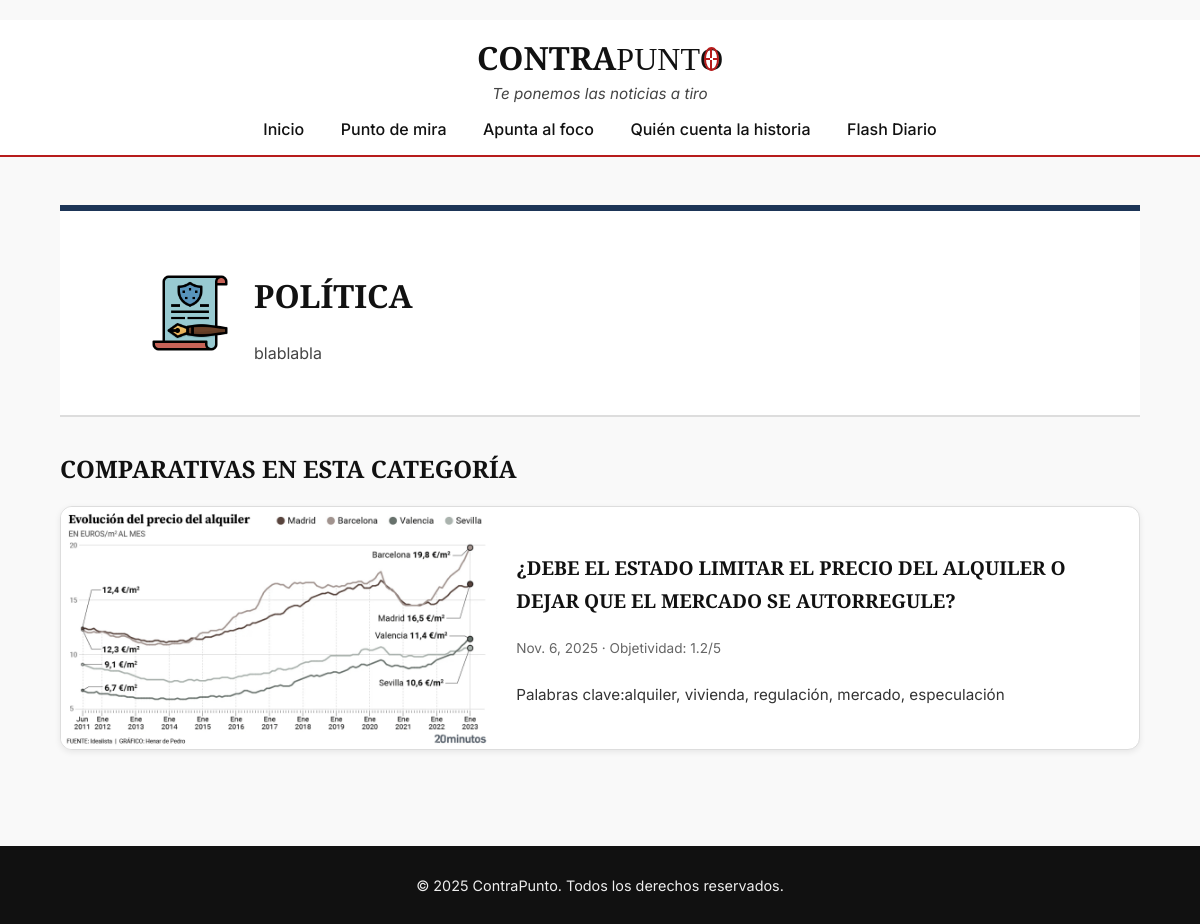
The page /categoria/2/ on the database as committed earlier.
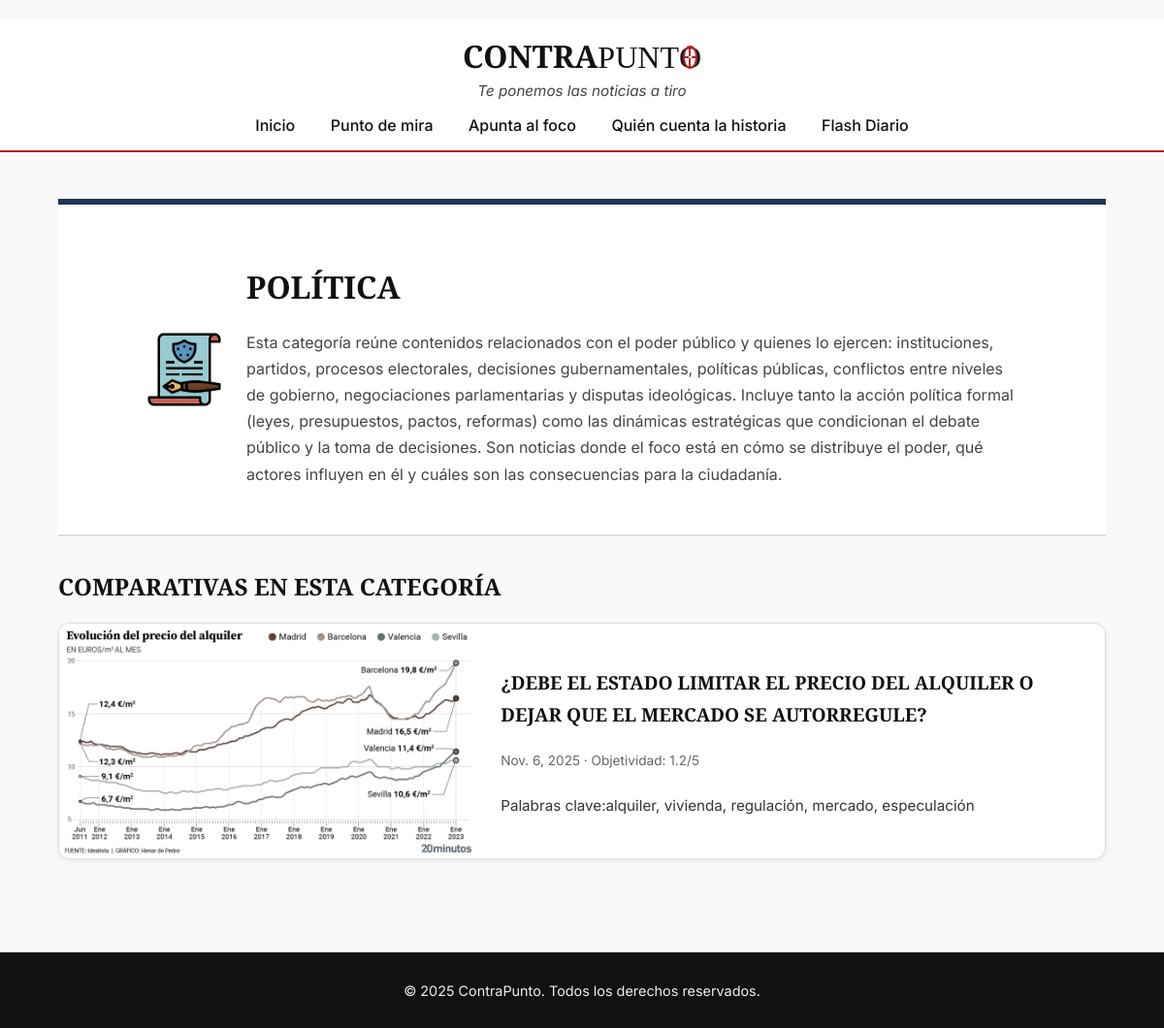
The same page on the database as committed later.
### appContraPunto/models.py (models this page shows, shortened)
class Categoria(models.Model):
    nombre = models.CharField(max_length=100)
    descripcion = models.TextField()
    icono = models.ImageField(upload_to='img', blank=True, null=True, verbose_name='Image')
    color = models.CharField(max_length=20, default="#cccccc")

### appContraPunto/views.py (the view)
# urls.py: path('categoria/<int:pk>/', CategoriaDetailView.as_view(), name='categoria'),
class CategoriaDetailView(DetailView):
    model = Categoria
    template_name = 'categoria_detail.html'
    context_object_name = 'categoria'
    def get_context_data(self, **kwargs):
        context = super(CategoriaDetailView, self).get_context_data(**kwargs)
        context['comparativas_relacionadas'] = (
            Comparativa.objects.filter(categoria = self.object)
            .order_by('-fecha')
            )
        return context

### appContraPunto/templates/categoria_detail.html
﻿{% extends "base.html" %}
{% load static %}
{% block styles %}
<link rel="stylesheet" href="{% static 'css/estilos_detalle.css' %}" />
{% endblock %}
{% block content %}
<section class="categoria_header" style="border-top: 6px solid {{ categoria.color }}">
    <div class="categoria_info">
        {% if categoria.icono %}
        <img alt="{{ categoria.nombre }}" src="{{categoria.icono.url}}" class="icono_categoria_detalle">
        {% endif %}
        <div>
            <h1>{{ categoria.nombre }}</h1>
            <p>{{ categoria.descripcion }}</p>
        </div>
    </div>
</section>
<section class="comparativa_categoria">
    <h2>Comparativas en esta Categoría</h2>
    <div class="carrusel">
        {% for comp in comparativas_relacionadas %}
        <a href="{% url 'comparativa' comp.id %}" class="card_horizontal">
            {% if comp.imagen %}
            <img alt="{{ comp.titulo }}" src="{{comp.imagen.url}}">
            {% endif %}
            <div>
                <h3>{{ comp.titulo }}</h3>
                <p class="meta">
                    <span>{{ comp.fecha }}</span> ·
                    <span>Objetividad: {{ comp.objetividad|floatformat:1 }}/5</span>
                </p>
                <p>Palabras clave:{{ comp.claves }}</p>
            </div>
        </a>
        {% endfor %}
    </div>
</section>
{% endblock %}

Rows that differ between the two databases and show on the page:
changed Categoria "POLÍTICA": descripcion "blablabla" → "Esta categoría reúne contenidos relacionados con el poder público y quienes lo ejercen: instituciones, partidos, procesos electorales, decisiones gubernamentales, políticas públicas, conflictos entre niveles de gobierno, negociaciones parlamentarias y disputas ideológicas. Incluye tanto la acción política formal (leyes, presupuestos, pactos, reformas) como las dinámicas estratégicas que condicionan el debate público y la toma de decisiones. Son noticias donde el foco está en cómo se distribuye el poder, qué actores influyen en él y cuáles son las consecuencias para la ciudadanía."
